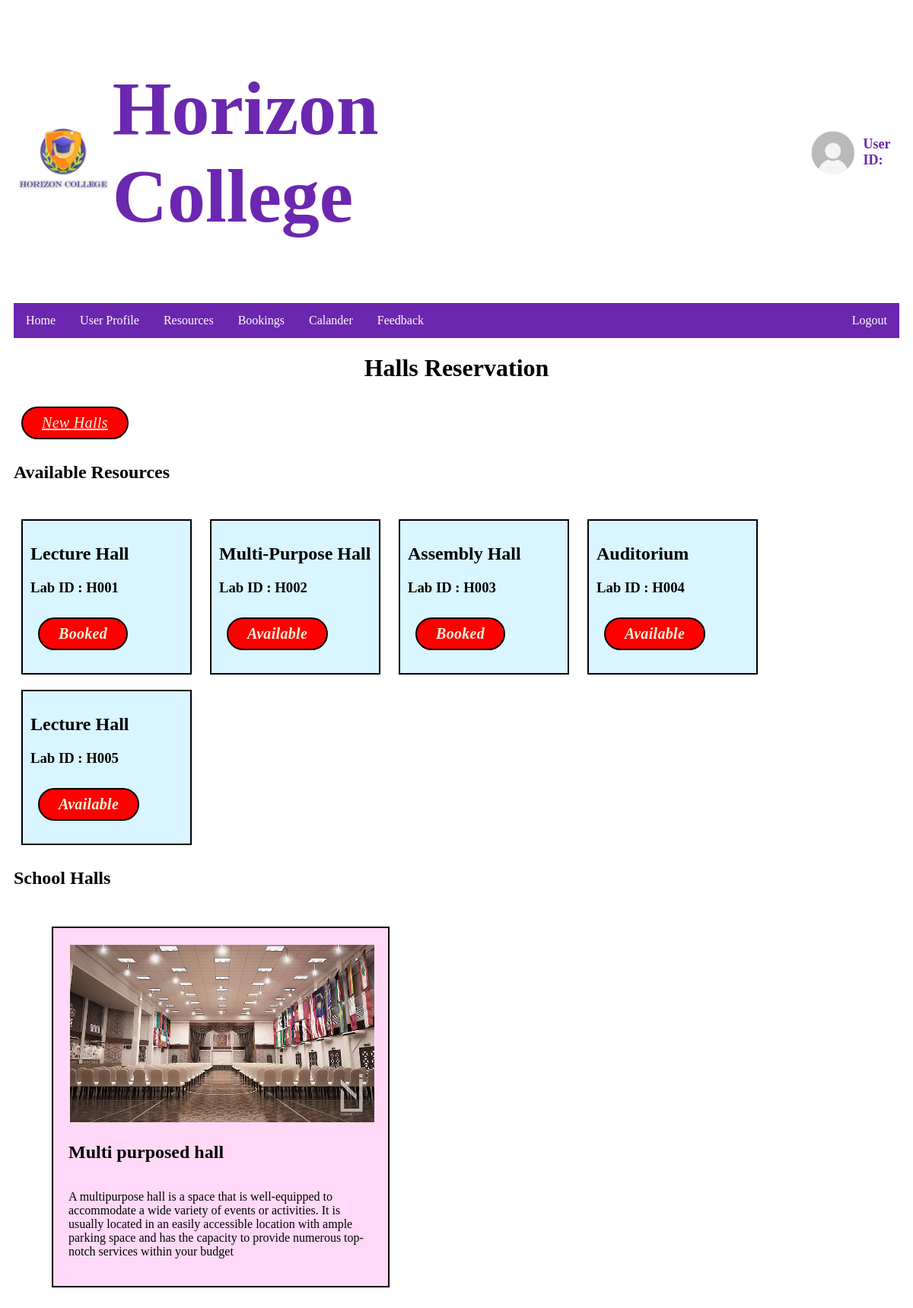
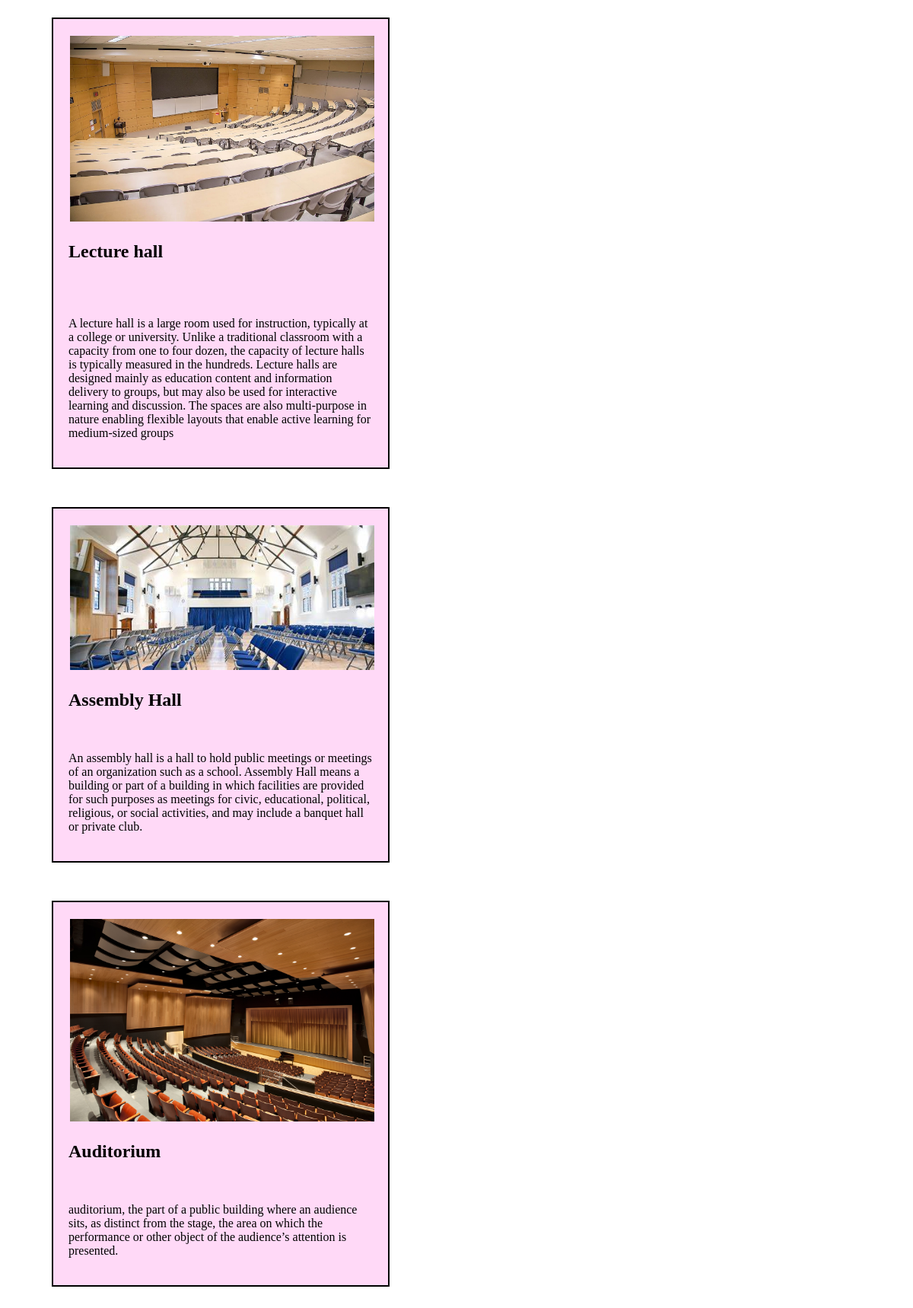
The page /php/adminHall.php on the database its author committed (2 pictures, top to bottom).
### tables this page shows
CREATE TABLE Resources(
  Resource_ID CHAR(4) NOT NULL UNIQUE,
  Resource_Type VARCHAR(100) NOT NULL,
  Resource_Availability VARCHAR(100) NOT NULL,
  CONSTRAINT pk_Resources PRIMARY KEY (Resource_ID)
);

### php/adminHall.php (the view, shortened to what this page needs)
<!DOCTYPE HTML>
<html lang="en">
    <head>
        <link rel="stylesheet" text="styles/css" href="../css/styles.css">
        <link rel="stylesheet" text="styles/css" href="../css/LabStyle.css">
</head>
<body>
<?php
	include 'admin-header.php';
	?>
<center>
<h1> Halls Reservation</h1>
</center>
<a class = "button" href="newResourceAdding.php" role="button"> New Halls </a>
<h2>Available Resources</h2>
<?php
include("config.php");
    $sql = 'SELECT * FROM Resources WHERE Resource_ID LIKE "H%"';
    $result = $conn -> query($sql);
    while($row =$result->fetch_assoc()){
        echo"
        <div class = labs name = reservations>
          <h2>$row[Resource_Type]</h2>
          <h3>Lab ID : $row[Resource_ID]</h3>
          <h4 class = button> $row[Resource_Availability]</h4>
          </div>
    ";
}
?>
<h2>School Halls </h2>
<div class="labs1">
<img class="pic" src="../images/multiLab.PNG" alt="hall" >
  <h2>Multi purposed hall</h2>
  <p class = "font" >
  A multipurpose hall is a space that is well-equipped to accommodate a wide variety of events or activities.
   It is usually located in an easily accessible location with ample parking space and has the capacity to provide numerous
   top-notch services within your budget</br>
  </p>
</div>
<div class="labs1">
<img class="pic" src="../images/lecHall.jpg" alt="hall" >
  <h2>Lecture hall</h2></br>
  <p class = "font"></br>
  A lecture hall is a large room used for instruction, typically at a college or university.
   Unlike a traditional classroom with a capacity from one to four dozen, the capacity of lecture halls is typically measured
   in the hundreds. Lecture halls are designed mainly as education content and information delivery to groups,
   but may also be used for interactive learning and discussion.
   The spaces are also multi-purpose in nature enabling flexible layouts that enable active learning for medium-sized groups
<br/>
  </p>
</div>
<div class="labs1">
<img class="pic" src="../images/assemHall.JFIF" alt="hall" >
  <h2>Assembly Hall</h2></br>
    <p class = "font">
    An assembly hall is a hall to hold public meetings or meetings of an organization such as a school.
    Assembly Hall means a building or part of a building in which facilities are provided for such purposes as meetings for civic, educational, political, religious, or social activities, and may include a banquet hall or private club.
  </p>
</div>
<div class="labs1">
<img class="pic" src="../images/audiHall.JFIF" alt="hall" >
  <h2>Auditorium</h2></br>
  <p class = "font">
  auditorium, the part of a public building where an audience sits, as distinct from the stage,
   the area on which the performance or other object of the audience’s attention is presented.
  </p>
</div>
</body>
</html>

### php/admin-header.php (shortened to what this page needs)
<?php
$id = $_SESSION['id'];
?>
<!DOCTYPE html>
<html>
    <head>
        <link rel="stylesheet" text="styles/css" href="../css/header-homepage-footer.css">
    </head>
    <body>
    <div class="schoolTitle">
     <img class="logo" src="../images/logo1.jpg" alt="School logo" >
     <h1> Horizon College</h1>
	 <div class="user-profile">
       <img src="../images/avatar1.jpg" alt="User Avatar" class="avatar">
       <div class="user-details">
       <span class="user-id"><?php echo "User ID:{$id} <br>";?></span>
       </div>
    </div>
    </div>
	<ul class="menu">
      <li class="menu"><a href="admin-homepage.php">Home</a></li>
      <li class="menu"><a href="userprofilecard.php">User Profile</a></li>
      <li class="menu parent"><a href="#">Resources</a>
      </li>
	  <li class="menu"><a href="display-bookings-admin.php">Bookings</a> </li>
      <li class="menu"><a href="calendarAdmin.php">Calander</a></li>
      <li class="menu"><a href="read.php">Feedback</a></li>
	  <li class="menu logout"><a href="logout.php">Logout</a></li>
    </ul>
</body>
</html>

### css/styles.css (style rules this page uses)
body { background-color:white; background-size:cover; padding: 10px; }
.logo { width:10.8%; height:10.8%; padding:2px; }
.schoolTitle { display: flex; align-items: center; font-family:'Times New Roman', Times, serif; font-size: 50px; color:rgb(107, 39, 175); }
.schoolTitle h1 { margin-right: 20px; }
ul.menu { list-style-type: none; margin: 0; padding: 0; overflow: hidden; background-color:rgb(107, 39, 175); }
li.menu { float: left; }
li.menu:last-child { float: right; }
li a { display: block; color:white; text-align: center; padding: 14px 16px; text-decoration: none; }
.user-profile { display: flex; align-items: center; margin-left:300px; }
.avatar { width: 60px; height:60px; border-radius: 50%; margin-right: 10px; }
.user-details { font-size: 18px; }
.user-id { font-weight: bold; }

### css/LabStyle.css (style rules this page uses)
body { background-color:white; background-size:cover; padding: 10px; }
.logo { width:10.8%; height:10.8%; padding:2px; }
.schoolTitle { display: flex; align-items: center; font-family:'Times New Roman', Times, serif; font-size: 50px; color:rgb(107, 39, 175); }
.schoolTitle h1 { margin-right: 20px; }
ul.menu { list-style-type: none; margin: 0; padding: 0; overflow: hidden; background-color:rgb(107, 39, 175); }
li.menu { float: left; }
li.menu:last-child { float: right; }
li a { display: block; color:white; text-align: center; padding: 14px 16px; text-decoration: none; }
.user-profile { display: flex; align-items: center; margin-left:300px; }
.avatar { width: 60px; height:60px; border-radius: 50%; margin-right: 10px; }
.user-details { font-size: 18px; }
.user-id { font-weight: bold; }
.labs { background-color: rgb(217, 245, 255); color: rgb(0, 0, 0); border: 2px solid black; margin: 10px; width: 200px; padding: 10px; height: 180px; display: inline-block; }
.pic { width:100%; height:100%; padding:2px; display: inline-block; }
.button { border-radius: 4px; font-size: 20px; font-style: oblique; font-family: 'Times New Roman', Times, serif; color: beige; padding-top: 8px; padding-bottom: 8px; padding-left: 25px; padding-right: 25px; border-radius: 30px; border: 2px solid rgb(0, 0, 0); letter-spacing: .02rem; background-color: rgb(255, 0, 0); -webkit-transition: .3s all ease; -o-transition: .3s all ease; transition: .3s all ease; position: relative; top: 0; display: inline-block; margin: 10px; }
.font { font-style: initial; font-family: 'Times New Roman', Times, serif; font-size: 100%; color: #000000; display: inline-block; }
.labs1 { background-color: rgb(255, 217, 247); color: rgb(0, 0, 0); border: 2px solid black; margin: 50px; width: 400px; padding: 20px; }

### css/header-homepage-footer.css (style rules this page uses)
body { background-color:white; background-size:cover; padding: 10px; }
.logo { width:10.8%; height:10.8%; padding:2px; }
.schoolTitle { display: flex; align-items: center; font-family:'Times New Roman', Times, serif; font-size: 50px; color:rgb(107, 39, 175); }
.schoolTitle h1 { margin-right: 20px; }
ul.menu { list-style-type: none; margin: 0; padding: 0; overflow: hidden; background-color:rgb(107, 39, 175); }
li.menu { float: left; }
li.menu:last-child { float: right; }
li a { display: block; color:white; text-align: center; padding: 14px 16px; text-decoration: none; }
.user-profile { display: flex; align-items: center; margin-left:300px; }
.avatar { width: 60px; height:60px; border-radius: 50%; margin-right: 10px; }
.user-details { font-size: 18px; }
.user-id { font-weight: bold; }

### rows shown on the page
resources: Resource_Type "Lecture Hall", Resource_ID "H001", Resource_Availability "Booked"
resources: Resource_Type "Multi-Purpose Hall", Resource_ID "H002", Resource_Availability "Available"
resources: Resource_Type "Assembly Hall", Resource_ID "H003", Resource_Availability "Booked"
resources: Resource_Type "Auditorium", Resource_ID "H004", Resource_Availability "Available"
resources: Resource_Type "Lecture Hall", Resource_ID "H005", Resource_Availability "Available"
